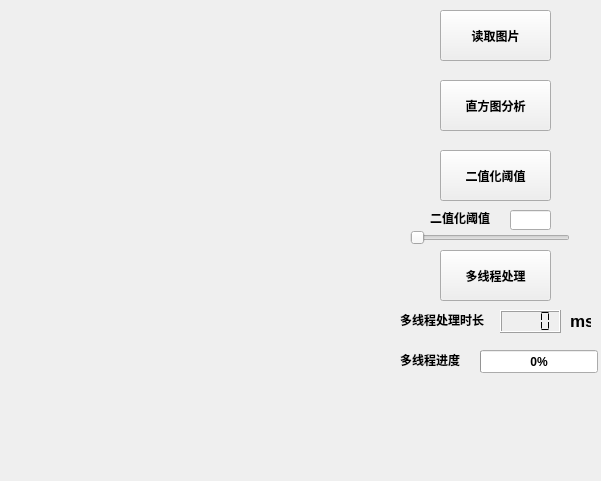
<?xml version="1.0" encoding="UTF-8"?>
<ui version="4.0">
 <class>QtWidgetsApplication1Class</class>
 <widget class="QMainWindow" name="QtWidgetsApplication1Class">
  <property name="geometry">
   <rect>
    <x>0</x>
    <y>0</y>
    <width>601</width>
    <height>481</height>
   </rect>
  </property>
  <property name="font">
   <font>
    <pointsize>9</pointsize>
    <weight>75</weight>
    <bold>true</bold>
   </font>
  </property>
  <property name="windowTitle">
   <string>QtWidgetsApplication1</string>
  </property>
  <widget class="QWidget" name="centralWidget">
   <widget class="QPushButton" name="ReadImg">
    <property name="geometry">
     <rect>
      <x>440</x>
      <y>10</y>
      <width>111</width>
      <height>51</height>
     </rect>
    </property>
    <property name="text">
     <string>读取图片</string>
    </property>
   </widget>
   <widget class="QPushButton" name="HistAna">
    <property name="geometry">
     <rect>
      <x>440</x>
      <y>80</y>
      <width>111</width>
      <height>51</height>
     </rect>
    </property>
    <property name="text">
     <string>直方图分析</string>
    </property>
   </widget>
   <widget class="QPushButton" name="Multiline">
    <property name="geometry">
     <rect>
      <x>440</x>
      <y>250</y>
      <width>111</width>
      <height>51</height>
     </rect>
    </property>
    <property name="text">
     <string>多线程处理</string>
    </property>
   </widget>
   <widget class="QPushButton" name="Threshold">
    <property name="geometry">
     <rect>
      <x>440</x>
      <y>150</y>
      <width>111</width>
      <height>51</height>
     </rect>
    </property>
    <property name="text">
     <string>二值化阈值</string>
    </property>
   </widget>
   <widget class="QLCDNumber" name="multilinetime">
    <property name="geometry">
     <rect>
      <x>500</x>
      <y>310</y>
      <width>61</width>
      <height>23</height>
     </rect>
    </property>
    <property name="font">
     <font>
      <pointsize>12</pointsize>
     </font>
    </property>
    <property name="autoFillBackground">
     <bool>true</bool>
    </property>
    <property name="smallDecimalPoint">
     <bool>false</bool>
    </property>
    <property name="digitCount">
     <number>4</number>
    </property>
    <property name="segmentStyle">
     <enum>QLCDNumber::Flat</enum>
    </property>
   </widget>
   <widget class="QSlider" name="ThresholdValue">
    <property name="geometry">
     <rect>
      <x>410</x>
      <y>230</y>
      <width>160</width>
      <height>16</height>
     </rect>
    </property>
    <property name="orientation">
     <enum>Qt::Horizontal</enum>
    </property>
   </widget>
   <widget class="QLabel" name="label1">
    <property name="geometry">
     <rect>
      <x>430</x>
      <y>210</y>
      <width>71</width>
      <height>16</height>
     </rect>
    </property>
    <property name="text">
     <string>二值化阈值</string>
    </property>
   </widget>
   <widget class="QLabel" name="label2">
    <property name="geometry">
     <rect>
      <x>400</x>
      <y>310</y>
      <width>101</width>
      <height>20</height>
     </rect>
    </property>
    <property name="text">
     <string>多线程处理时长</string>
    </property>
   </widget>
   <widget class="QLabel" name="label3">
    <property name="geometry">
     <rect>
      <x>400</x>
      <y>350</y>
      <width>71</width>
      <height>20</height>
     </rect>
    </property>
    <property name="text">
     <string>多线程进度</string>
    </property>
   </widget>
   <widget class="QProgressBar" name="multilineprogess">
    <property name="geometry">
     <rect>
      <x>480</x>
      <y>350</y>
      <width>118</width>
      <height>23</height>
     </rect>
    </property>
    <property name="value">
     <number>0</number>
    </property>
   </widget>
   <widget class="QLineEdit" name="thresholdvalue">
    <property name="geometry">
     <rect>
      <x>510</x>
      <y>210</y>
      <width>41</width>
      <height>20</height>
     </rect>
    </property>
    <property name="readOnly">
     <bool>true</bool>
    </property>
   </widget>
   <widget class="QLabel" name="lableImg">
    <property name="geometry">
     <rect>
      <x>10</x>
      <y>20</y>
      <width>381</width>
      <height>441</height>
     </rect>
    </property>
    <property name="text">
     <string/>
    </property>
   </widget>
   <widget class="QLabel" name="labeltime">
    <property name="geometry">
     <rect>
      <x>570</x>
      <y>310</y>
      <width>21</width>
      <height>21</height>
     </rect>
    </property>
    <property name="maximumSize">
     <size>
      <width>16777215</width>
      <height>16777215</height>
     </size>
    </property>
    <property name="baseSize">
     <size>
      <width>0</width>
      <height>0</height>
     </size>
    </property>
    <property name="font">
     <font>
      <pointsize>13</pointsize>
      <weight>75</weight>
      <italic>false</italic>
      <bold>true</bold>
     </font>
    </property>
    <property name="text">
     <string>ms</string>
    </property>
   </widget>
  </widget>
 </widget>
 <layoutdefault spacing="6" margin="11"/>
 <resources>
  <include location="QtWidgetsApplication1.qrc"/>
 </resources>
 <connections/>
 <slots>
  <slot>on_action_Button_ReadImg_clicked()</slot>
 </slots>
</ui>
